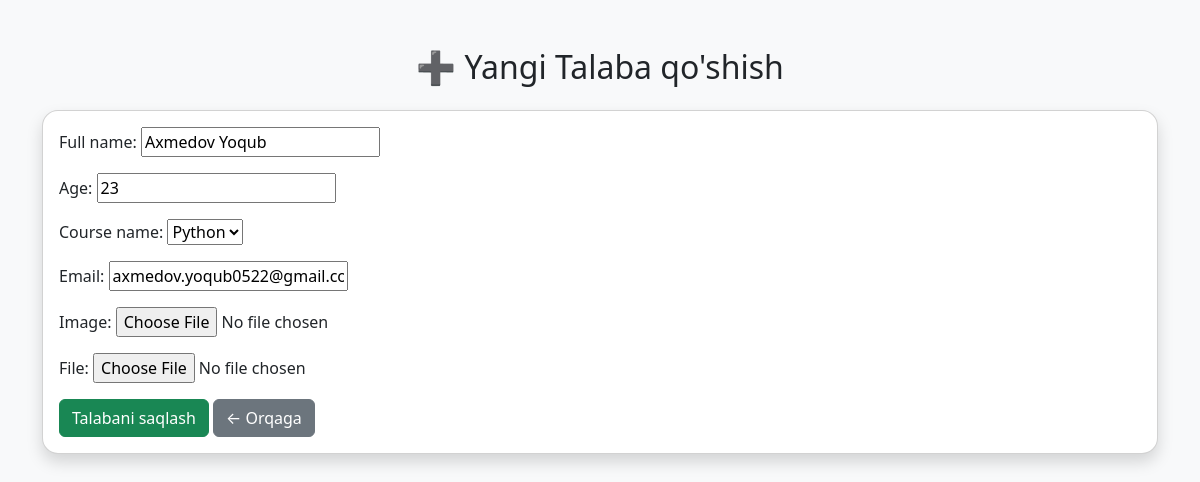
/new/student/update/1/, run on an earlier commit of the app's database.
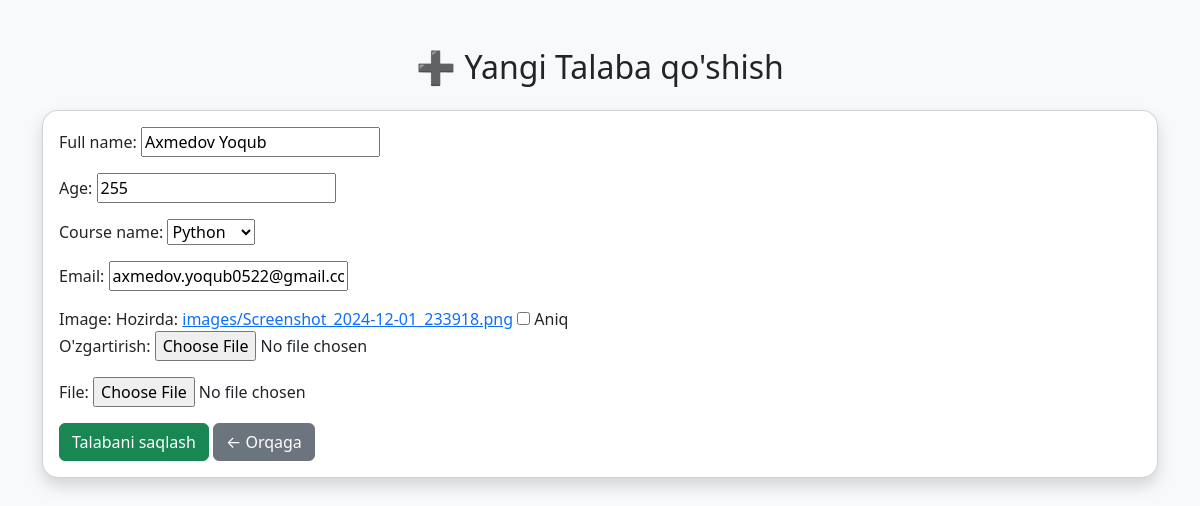
And on a later commit of the database.
### new/models.py (models this page shows, shortened)
class Student(models.Model):
    full_name = models.CharField(max_length=100)
    age = models.IntegerField()
    course_name = models.ForeignKey(Course, models.PROTECT)
    email = models.EmailField(unique=True)
    image = models.ImageField(blank=True,null=True, upload_to='images/')
    file = models.FileField(blank=True,null=True, upload_to='images/')
    registration_date = models.DateTimeField(auto_now_add=True)
    is_active = models.BooleanField(default=True)

### new/views.py (the view)
# urls.py: path('student/update/<int:pk>/', student_update, name='student-update'),
def student_update(request, pk):
    student=Student.objects.get(pk=pk)
    if request.method == 'POST':
        form = StudentForm(request.POST,request.FILES, instance=student)
        if form.is_valid():
            form.save()
            return redirect('student-list')
    else:
        form = StudentForm(instance=student)
    return render(request, 'create_student.html', {'form': form})

### new/forms.py
class StudentForm(forms.ModelForm):
    class Meta:
        model = Student
        fields=['full_name','age','course_name','email','image','file']

### new/models.py (called while the page is built)
    def __str__(self):
        return self.name

### templates/create_student.html (shortened to what this page needs)
<!DOCTYPE html>
<html lang="en">
<head>
    <link href="https://cdn.jsdelivr.net/npm/bootstrap@5.3.3/dist/css/bootstrap.min.css" rel="stylesheet">
</head>
<body class="bg-light">
<div class="container py-5">
    <h2 class="text-center mb-4">➕ Yangi Talaba qo'shish</h2>
    <div class="card shadow rounded-4">
        <div class="card-body">
            <form method="POST" enctype="multipart/form-data">
                {{ form.as_p }}
                <button type="submit" class="btn btn-success">Talabani saqlash</button>
                <a href="{% url 'student-list' %}" class="btn btn-secondary">← Orqaga</a>
            </form>
        </div>
    </div>
</div>
</body>
</html>

What changed in the data, as far as the page shows it:
changed Student "Axmedov Yoqub": age "23" → "255"
Also different on the page:
form field as_p: (not shown) → "☐"
text no longer shown: "Full name: Age: Course name: Email: Image: File:"
text now shown: "Full name: Age: Course name: Email: Image: Hozirda: images/Screenshot_2024-12-01_233918.png Aniq O'zgartirish: File:"
